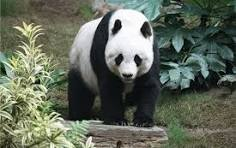
#> input picture imp.jpeg, 236 x 148 px
$ jupyter execute lab5.ipynb   (older library calls are emulated)
#> lines starting #> are read from the running program, lines starting #| are printed output that depends on the picture
<a href="https://colab.research.google.com/github/shiva187/Image-Filtering-Techinques-/blob/main/lab5.ipynb" target="_parent"></a>

[cell 1]
# Implementation of image Smoothing using mean Filter

import cv2
import matplotlib.pyplot as plt
# Step 1: Load image (grayscale for simplicity)
img = cv2.imread("imp.jpeg", cv2.IMREAD_GRAYSCALE)
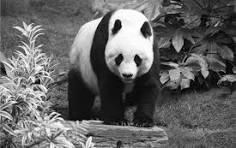
#> img: shape (148, 236); min 0, max 255, mean 101
# Step 2: Apply Mean Filter (Averaging)
# Parameters: (image, kernel_size)
mean_blur = cv2.blur(img, (5,5)) # 5x5 mean filter, kernel size 5 x 5
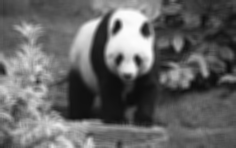
#> mean_blur: shape (148, 236); min 12, max 252, mean 101
# Step 3: Display Results
plt.figure(figsize=(10,5))
plt.subplot(1,2,1)
plt.imshow(img, cmap="gray")
plt.title("Original Image")
plt.axis("off")
plt.subplot(1,2,2)
plt.imshow(mean_blur, cmap="gray")
plt.title("Mean Filtered Image")
plt.axis("off")
plt.show()
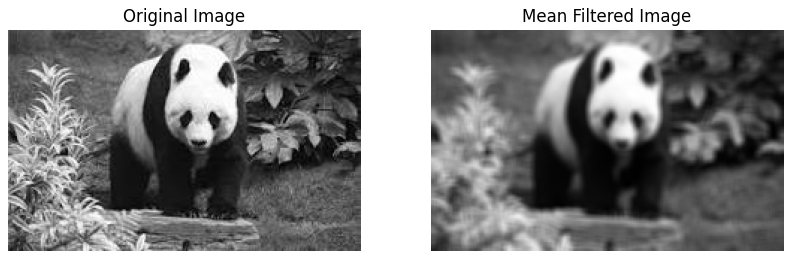
#> figure drawn by matplotlib, 2 panels

[cell 2]
# Implementation of image Smoothing using Gaussian Filter

import cv2
import matplotlib.pyplot as plt
# Step 1: Read Image (grayscale for simplicity)
img = cv2.imread("imp.jpeg", cv2.IMREAD_GRAYSCALE)
# Step 2: Apply Gaussian Filter
# Parameters: (image, kernel_size, sigma)
gaussian_blur = cv2.GaussianBlur(img, (5,5), 1) # σ=1, Small σ → less blur, keeps detail. Large σ → moreblur, strong smoothing.
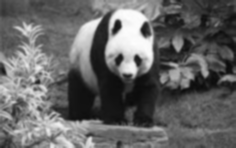
#> gaussian_blur: shape (148, 236); min 11, max 253, mean 101
# Step 3: Display Results
plt.figure(figsize=(10,5))
plt.subplot(1,2,1)
plt.imshow(img, cmap="gray")
plt.title("Original Image")
plt.axis("off")
plt.subplot(1,2,2)
plt.imshow(gaussian_blur, cmap="gray")
plt.title("Gaussian Smoothed Image")
plt.axis("off")
plt.show()

[cell 3]
# Implementation of image sharpening using Laplacian Filter

import cv2
import numpy as np
import matplotlib.pyplot as plt
# Step 1: Load image (grayscale for simplicity)
img = cv2.imread("imp.jpeg", cv2.IMREAD_GRAYSCALE)
# Step 2: Apply Laplacian Filter
laplacian = cv2.Laplacian(img, cv2.CV_64F) # Compute Laplacian
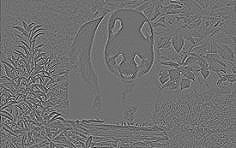
#> laplacian: shape (148, 236) float64; min -347, max 435, mean -0.1; drawn with min black and max white
laplacian = cv2.convertScaleAbs(laplacian) # Convert back to uint8
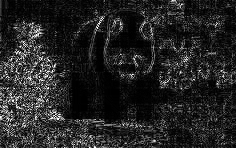
#> laplacian: shape (148, 236); min 0, max 255, mean 35.9
# Step 3: Sharpen Image (Original + Laplacian)
sharpened = cv2.addWeighted(img, 1.0, laplacian, 1.0, 0)
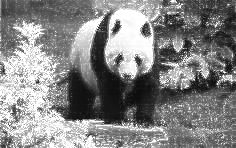
#> sharpened: shape (148, 236); min 11, max 255, mean 132.2
# Step 4: Display Results
plt.figure(figsize=(12,5))
plt.subplot(1,3,1)
plt.imshow(img, cmap="gray")
plt.title("Original Image")
plt.axis("off")
plt.subplot(1,3,2)
plt.imshow(laplacian, cmap="gray")
plt.title("Laplacian (Edges)")
plt.axis("off")
plt.subplot(1,3,3)
plt.imshow(sharpened, cmap="gray")
plt.title("Sharpened Image")
plt.axis("off")
plt.show()
